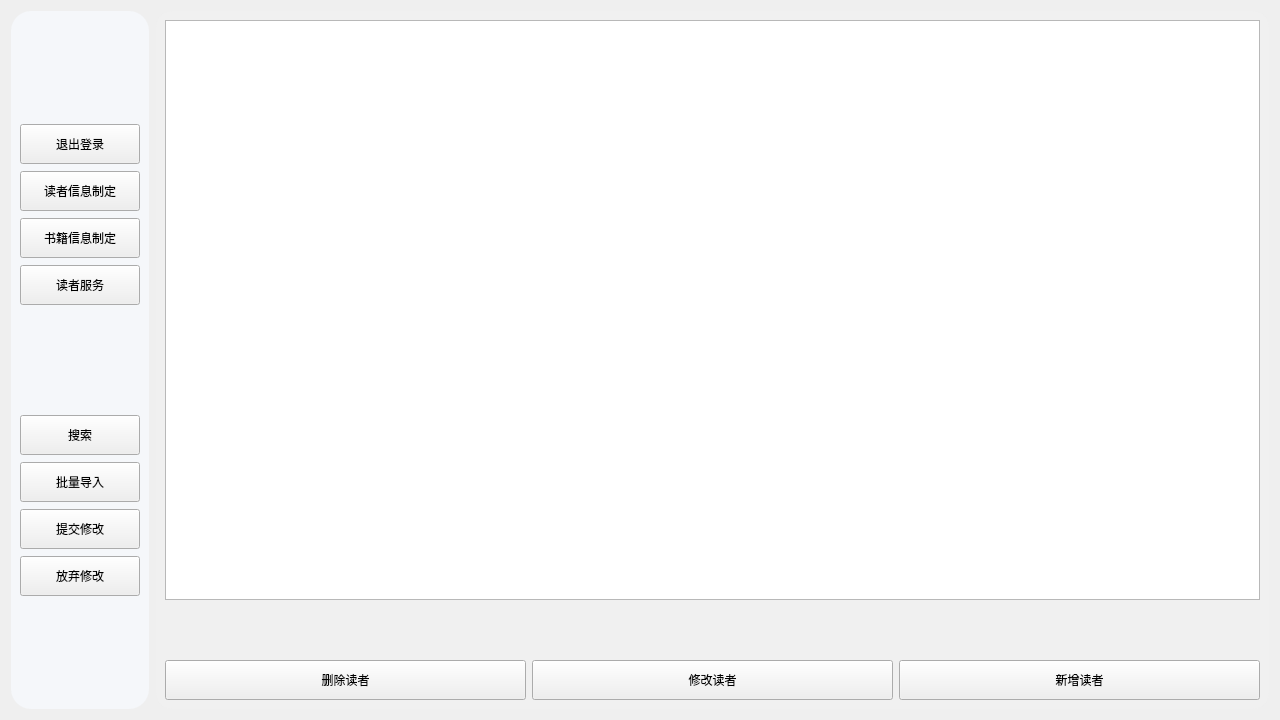
<?xml version="1.0" encoding="UTF-8"?>
<ui version="4.0">
 <class>AdminUI</class>
 <widget class="QMainWindow" name="AdminUI">
  <property name="geometry">
   <rect>
    <x>0</x>
    <y>0</y>
    <width>1280</width>
    <height>720</height>
   </rect>
  </property>
  <property name="minimumSize">
   <size>
    <width>1280</width>
    <height>720</height>
   </size>
  </property>
  <property name="windowTitle">
   <string>MainWindow</string>
  </property>
  <property name="styleSheet">
   <string notr="true">QMainWindow#AdminUI{background-image: url(:/bg/p2)};

</string>
  </property>
  <widget class="QWidget" name="centralwidget">
   <property name="styleSheet">
    <string notr="true">font: 75 12pt &quot;微软雅黑&quot;;</string>
   </property>
   <layout class="QGridLayout" name="gridLayout">
    <property name="leftMargin">
     <number>0</number>
    </property>
    <property name="topMargin">
     <number>0</number>
    </property>
    <property name="rightMargin">
     <number>0</number>
    </property>
    <property name="bottomMargin">
     <number>0</number>
    </property>
    <property name="spacing">
     <number>0</number>
    </property>
    <item row="0" column="0">
     <widget class="QWidget" name="w" native="true">
      <layout class="QHBoxLayout" name="horizontalLayout" stretch="0,1160">
       <property name="spacing">
        <number>7</number>
       </property>
       <property name="leftMargin">
        <number>11</number>
       </property>
       <property name="topMargin">
        <number>11</number>
       </property>
       <property name="rightMargin">
        <number>11</number>
       </property>
       <property name="bottomMargin">
        <number>11</number>
       </property>
       <item>
        <widget class="QWidget" name="nav" native="true">
         <property name="styleSheet">
          <string notr="true">QWidget#nav{background-color: rgba(246,248,252,200);
border-radius: 20px;}</string>
         </property>
         <layout class="QVBoxLayout" name="verticalLayout_2" stretch="133,40,40,40,40,133,40,40,40,40,133">
          <property name="spacing">
           <number>7</number>
          </property>
          <item>
           <spacer name="verticalSpacer_3">
            <property name="orientation">
             <enum>Qt::Vertical</enum>
            </property>
            <property name="sizeHint" stdset="0">
             <size>
              <width>20</width>
              <height>40</height>
             </size>
            </property>
           </spacer>
          </item>
          <item>
           <widget class="InteractiveButtonBase" name="adminLogout">
            <property name="sizePolicy">
             <sizepolicy hsizetype="Minimum" vsizetype="Minimum">
              <horstretch>0</horstretch>
              <verstretch>0</verstretch>
             </sizepolicy>
            </property>
            <property name="minimumSize">
             <size>
              <width>120</width>
              <height>40</height>
             </size>
            </property>
            <property name="text">
             <string>退出登录</string>
            </property>
           </widget>
          </item>
          <item>
           <widget class="InteractiveButtonBase" name="readerInfo">
            <property name="sizePolicy">
             <sizepolicy hsizetype="Minimum" vsizetype="Minimum">
              <horstretch>0</horstretch>
              <verstretch>0</verstretch>
             </sizepolicy>
            </property>
            <property name="minimumSize">
             <size>
              <width>0</width>
              <height>40</height>
             </size>
            </property>
            <property name="text">
             <string>读者信息制定</string>
            </property>
           </widget>
          </item>
          <item>
           <widget class="InteractiveButtonBase" name="bookInfo">
            <property name="sizePolicy">
             <sizepolicy hsizetype="Minimum" vsizetype="Minimum">
              <horstretch>0</horstretch>
              <verstretch>0</verstretch>
             </sizepolicy>
            </property>
            <property name="minimumSize">
             <size>
              <width>0</width>
              <height>40</height>
             </size>
            </property>
            <property name="text">
             <string>书籍信息制定</string>
            </property>
           </widget>
          </item>
          <item>
           <widget class="InteractiveButtonBase" name="readerService">
            <property name="sizePolicy">
             <sizepolicy hsizetype="Minimum" vsizetype="Minimum">
              <horstretch>0</horstretch>
              <verstretch>0</verstretch>
             </sizepolicy>
            </property>
            <property name="minimumSize">
             <size>
              <width>0</width>
              <height>40</height>
             </size>
            </property>
            <property name="text">
             <string>读者服务</string>
            </property>
           </widget>
          </item>
          <item>
           <spacer name="verticalSpacer">
            <property name="orientation">
             <enum>Qt::Vertical</enum>
            </property>
            <property name="sizeHint" stdset="0">
             <size>
              <width>20</width>
              <height>40</height>
             </size>
            </property>
           </spacer>
          </item>
          <item>
           <widget class="InteractiveButtonBase" name="searchButton">
            <property name="sizePolicy">
             <sizepolicy hsizetype="Minimum" vsizetype="Minimum">
              <horstretch>0</horstretch>
              <verstretch>0</verstretch>
             </sizepolicy>
            </property>
            <property name="minimumSize">
             <size>
              <width>0</width>
              <height>40</height>
             </size>
            </property>
            <property name="text">
             <string>搜索</string>
            </property>
           </widget>
          </item>
          <item>
           <widget class="InteractiveButtonBase" name="batchImportButton">
            <property name="sizePolicy">
             <sizepolicy hsizetype="Minimum" vsizetype="Minimum">
              <horstretch>0</horstretch>
              <verstretch>0</verstretch>
             </sizepolicy>
            </property>
            <property name="minimumSize">
             <size>
              <width>0</width>
              <height>40</height>
             </size>
            </property>
            <property name="text">
             <string>批量导入</string>
            </property>
           </widget>
          </item>
          <item>
           <widget class="InteractiveButtonBase" name="submitChange">
            <property name="sizePolicy">
             <sizepolicy hsizetype="Minimum" vsizetype="Minimum">
              <horstretch>0</horstretch>
              <verstretch>0</verstretch>
             </sizepolicy>
            </property>
            <property name="minimumSize">
             <size>
              <width>0</width>
              <height>40</height>
             </size>
            </property>
            <property name="text">
             <string>提交修改</string>
            </property>
           </widget>
          </item>
          <item>
           <widget class="InteractiveButtonBase" name="giveUpChange">
            <property name="sizePolicy">
             <sizepolicy hsizetype="Minimum" vsizetype="Minimum">
              <horstretch>0</horstretch>
              <verstretch>0</verstretch>
             </sizepolicy>
            </property>
            <property name="minimumSize">
             <size>
              <width>0</width>
              <height>40</height>
             </size>
            </property>
            <property name="text">
             <string>放弃修改</string>
            </property>
           </widget>
          </item>
          <item>
           <spacer name="verticalSpacer_2">
            <property name="orientation">
             <enum>Qt::Vertical</enum>
            </property>
            <property name="sizeHint" stdset="0">
             <size>
              <width>20</width>
              <height>40</height>
             </size>
            </property>
           </spacer>
          </item>
         </layout>
        </widget>
       </item>
       <item>
        <widget class="QStackedWidget" name="stackedWidget">
         <property name="styleSheet">
          <string notr="true">QStackedWidget#stackedWidget{background-color: rgba(240,240,240,220);border-radius: 16px;}</string>
         </property>
         <property name="currentIndex">
          <number>0</number>
         </property>
         <widget class="QWidget" name="ripage">
          <layout class="QGridLayout" name="gridLayout_4">
           <item row="0" column="0">
            <layout class="QVBoxLayout" name="verticalLayout_4" stretch="620,100">
             <item>
              <widget class="QTableView" name="readerInfoTable"/>
             </item>
             <item>
              <layout class="QVBoxLayout" name="verticalLayout" stretch="60,40">
               <item>
                <layout class="QHBoxLayout" name="horizontalLayout_3">
                 <item>
                  <widget class="LabeledEdit" name="readerIdInput" native="true">
                   <property name="sizePolicy">
                    <sizepolicy hsizetype="Minimum" vsizetype="Minimum">
                     <horstretch>0</horstretch>
                     <verstretch>0</verstretch>
                    </sizepolicy>
                   </property>
                  </widget>
                 </item>
                 <item>
                  <widget class="LabeledEdit" name="readerNameInput" native="true">
                   <property name="sizePolicy">
                    <sizepolicy hsizetype="Minimum" vsizetype="Preferred">
                     <horstretch>0</horstretch>
                     <verstretch>0</verstretch>
                    </sizepolicy>
                   </property>
                  </widget>
                 </item>
                 <item>
                  <widget class="LabeledEdit" name="readerEmailInput" native="true">
                   <property name="sizePolicy">
                    <sizepolicy hsizetype="Minimum" vsizetype="Preferred">
                     <horstretch>0</horstretch>
                     <verstretch>0</verstretch>
                    </sizepolicy>
                   </property>
                  </widget>
                 </item>
                 <item>
                  <widget class="LabeledEdit" name="readerPhoneInput" native="true">
                   <property name="sizePolicy">
                    <sizepolicy hsizetype="Minimum" vsizetype="Minimum">
                     <horstretch>0</horstretch>
                     <verstretch>0</verstretch>
                    </sizepolicy>
                   </property>
                  </widget>
                 </item>
                </layout>
               </item>
               <item>
                <layout class="QHBoxLayout" name="horizontalLayout_2" stretch="1,1,1">
                 <item>
                  <widget class="InteractiveButtonBase" name="deleteReader">
                   <property name="sizePolicy">
                    <sizepolicy hsizetype="Minimum" vsizetype="Minimum">
                     <horstretch>0</horstretch>
                     <verstretch>0</verstretch>
                    </sizepolicy>
                   </property>
                   <property name="minimumSize">
                    <size>
                     <width>120</width>
                     <height>40</height>
                    </size>
                   </property>
                   <property name="text">
                    <string>删除读者</string>
                   </property>
                  </widget>
                 </item>
                 <item>
                  <widget class="InteractiveButtonBase" name="editReader">
                   <property name="sizePolicy">
                    <sizepolicy hsizetype="Minimum" vsizetype="Minimum">
                     <horstretch>0</horstretch>
                     <verstretch>0</verstretch>
                    </sizepolicy>
                   </property>
                   <property name="minimumSize">
                    <size>
                     <width>120</width>
                     <height>40</height>
                    </size>
                   </property>
                   <property name="text">
                    <string>修改读者</string>
                   </property>
                  </widget>
                 </item>
                 <item>
                  <widget class="InteractiveButtonBase" name="addReader">
                   <property name="sizePolicy">
                    <sizepolicy hsizetype="Minimum" vsizetype="Minimum">
                     <horstretch>0</horstretch>
                     <verstretch>0</verstretch>
                    </sizepolicy>
                   </property>
                   <property name="minimumSize">
                    <size>
                     <width>120</width>
                     <height>40</height>
                    </size>
                   </property>
                   <property name="text">
                    <string>新增读者</string>
                   </property>
                  </widget>
                 </item>
                </layout>
               </item>
              </layout>
             </item>
            </layout>
           </item>
          </layout>
         </widget>
         <widget class="QWidget" name="bipage">
          <layout class="QGridLayout" name="gridLayout_5">
           <item row="0" column="0">
            <layout class="QVBoxLayout" name="verticalLayout_9" stretch="600,100">
             <item>
              <widget class="QTableView" name="bookInfoTable"/>
             </item>
             <item>
              <layout class="QVBoxLayout" name="verticalLayout_10" stretch="60,40">
               <item>
                <layout class="QHBoxLayout" name="horizontalLayout_8">
                 <item>
                  <widget class="LabeledEdit" name="bookISBNInput" native="true">
                   <property name="sizePolicy">
                    <sizepolicy hsizetype="Preferred" vsizetype="Minimum">
                     <horstretch>0</horstretch>
                     <verstretch>0</verstretch>
                    </sizepolicy>
                   </property>
                  </widget>
                 </item>
                 <item>
                  <widget class="LabeledEdit" name="bookAuthorInput" native="true"/>
                 </item>
                 <item>
                  <widget class="LabeledEdit" name="bookKeywordInput" native="true"/>
                 </item>
                 <item>
                  <widget class="LabeledEdit" name="bookClassInput" native="true"/>
                 </item>
                 <item>
                  <widget class="LabeledEdit" name="bookNameInput" native="true"/>
                 </item>
                 <item>
                  <widget class="LabeledEdit" name="bookKindInput" native="true"/>
                 </item>
                 <item>
                  <widget class="LabeledEdit" name="bookPublishingInput" native="true"/>
                 </item>
                </layout>
               </item>
               <item>
                <layout class="QHBoxLayout" name="horizontalLayout_9" stretch="1,1,1">
                 <item>
                  <widget class="InteractiveButtonBase" name="deleteBook">
                   <property name="sizePolicy">
                    <sizepolicy hsizetype="Minimum" vsizetype="Minimum">
                     <horstretch>0</horstretch>
                     <verstretch>0</verstretch>
                    </sizepolicy>
                   </property>
                   <property name="minimumSize">
                    <size>
                     <width>120</width>
                     <height>40</height>
                    </size>
                   </property>
                   <property name="text">
                    <string>删除书本</string>
                   </property>
                  </widget>
                 </item>
                 <item>
                  <widget class="InteractiveButtonBase" name="editBook">
                   <property name="sizePolicy">
                    <sizepolicy hsizetype="Minimum" vsizetype="Minimum">
                     <horstretch>0</horstretch>
                     <verstretch>0</verstretch>
                    </sizepolicy>
                   </property>
                   <property name="minimumSize">
                    <size>
                     <width>120</width>
                     <height>40</height>
                    </size>
                   </property>
                   <property name="text">
                    <string>修改书本</string>
                   </property>
                  </widget>
                 </item>
                 <item>
                  <widget class="InteractiveButtonBase" name="addBook">
                   <property name="sizePolicy">
                    <sizepolicy hsizetype="Minimum" vsizetype="Minimum">
                     <horstretch>0</horstretch>
                     <verstretch>0</verstretch>
                    </sizepolicy>
                   </property>
                   <property name="minimumSize">
                    <size>
                     <width>120</width>
                     <height>40</height>
                    </size>
                   </property>
                   <property name="text">
                    <string>新增书本</string>
                   </property>
                  </widget>
                 </item>
                </layout>
               </item>
              </layout>
             </item>
            </layout>
           </item>
          </layout>
         </widget>
         <widget class="QWidget" name="rspage">
          <property name="sizePolicy">
           <sizepolicy hsizetype="Fixed" vsizetype="Fixed">
            <horstretch>0</horstretch>
            <verstretch>0</verstretch>
           </sizepolicy>
          </property>
          <layout class="QGridLayout" name="gridLayout_3">
           <item row="0" column="0">
            <widget class="QWidget" name="gridWidget" native="true">
             <property name="sizePolicy">
              <sizepolicy hsizetype="Fixed" vsizetype="Fixed">
               <horstretch>0</horstretch>
               <verstretch>0</verstretch>
              </sizepolicy>
             </property>
             <property name="minimumSize">
              <size>
               <width>720</width>
               <height>240</height>
              </size>
             </property>
             <layout class="QGridLayout" name="gridLayout_2">
              <property name="leftMargin">
               <number>7</number>
              </property>
              <property name="topMargin">
               <number>7</number>
              </property>
              <property name="rightMargin">
               <number>7</number>
              </property>
              <property name="bottomMargin">
               <number>7</number>
              </property>
              <property name="spacing">
               <number>7</number>
              </property>
              <item row="0" column="1">
               <widget class="InteractiveButtonBase" name="readerReturn">
                <property name="sizePolicy">
                 <sizepolicy hsizetype="Minimum" vsizetype="Minimum">
                  <horstretch>0</horstretch>
                  <verstretch>0</verstretch>
                 </sizepolicy>
                </property>
                <property name="minimumSize">
                 <size>
                  <width>120</width>
                  <height>40</height>
                 </size>
                </property>
                <property name="text">
                 <string>读者还书</string>
                </property>
               </widget>
              </item>
              <item row="1" column="1">
               <widget class="InteractiveButtonBase" name="changePass">
                <property name="sizePolicy">
                 <sizepolicy hsizetype="Minimum" vsizetype="Minimum">
                  <horstretch>0</horstretch>
                  <verstretch>0</verstretch>
                 </sizepolicy>
                </property>
                <property name="minimumSize">
                 <size>
                  <width>120</width>
                  <height>40</height>
                 </size>
                </property>
                <property name="text">
                 <string>修改密码</string>
                </property>
               </widget>
              </item>
              <item row="0" column="0">
               <widget class="InteractiveButtonBase" name="readerBorrow">
                <property name="sizePolicy">
                 <sizepolicy hsizetype="Minimum" vsizetype="Minimum">
                  <horstretch>0</horstretch>
                  <verstretch>0</verstretch>
                 </sizepolicy>
                </property>
                <property name="minimumSize">
                 <size>
                  <width>120</width>
                  <height>40</height>
                 </size>
                </property>
                <property name="text">
                 <string>读者借书</string>
                </property>
               </widget>
              </item>
              <item row="1" column="0">
               <widget class="InteractiveButtonBase" name="lossOrbroke">
                <property name="sizePolicy">
                 <sizepolicy hsizetype="Minimum" vsizetype="Minimum">
                  <horstretch>0</horstretch>
                  <verstretch>0</verstretch>
                 </sizepolicy>
                </property>
                <property name="minimumSize">
                 <size>
                  <width>120</width>
                  <height>40</height>
                 </size>
                </property>
                <property name="text">
                 <string>丢失损坏处理</string>
                </property>
               </widget>
              </item>
             </layout>
            </widget>
           </item>
          </layout>
         </widget>
         <widget class="QWidget" name="inputReaderIDpage">
          <property name="sizePolicy">
           <sizepolicy hsizetype="Fixed" vsizetype="Fixed">
            <horstretch>0</horstretch>
            <verstretch>0</verstretch>
           </sizepolicy>
          </property>
          <property name="maximumSize">
           <size>
            <width>16777215</width>
            <height>16777215</height>
           </size>
          </property>
          <layout class="QGridLayout" name="gridLayout_6">
           <property name="leftMargin">
            <number>11</number>
           </property>
           <property name="rightMargin">
            <number>11</number>
           </property>
           <item row="0" column="0">
            <widget class="QWidget" name="widget" native="true">
             <property name="sizePolicy">
              <sizepolicy hsizetype="Fixed" vsizetype="Fixed">
               <horstretch>0</horstretch>
               <verstretch>0</verstretch>
              </sizepolicy>
             </property>
             <layout class="QVBoxLayout" name="verticalLayout_3" stretch="100,100,100">
              <property name="spacing">
               <number>7</number>
              </property>
              <property name="leftMargin">
               <number>7</number>
              </property>
              <property name="topMargin">
               <number>7</number>
              </property>
              <property name="rightMargin">
               <number>7</number>
              </property>
              <property name="bottomMargin">
               <number>7</number>
              </property>
              <item>
               <widget class="QLabel" name="label">
                <property name="minimumSize">
                 <size>
                  <width>300</width>
                  <height>100</height>
                 </size>
                </property>
                <property name="text">
                 <string>请输入读者ID</string>
                </property>
                <property name="alignment">
                 <set>Qt::AlignCenter</set>
                </property>
               </widget>
              </item>
              <item>
               <widget class="LabeledEdit" name="ridInput" native="true">
                <property name="minimumSize">
                 <size>
                  <width>300</width>
                  <height>100</height>
                 </size>
                </property>
               </widget>
              </item>
              <item>
               <widget class="InteractiveButtonBase" name="readerIdConfirmButton">
                <property name="sizePolicy">
                 <sizepolicy hsizetype="Minimum" vsizetype="Minimum">
                  <horstretch>0</horstretch>
                  <verstretch>0</verstretch>
                 </sizepolicy>
                </property>
                <property name="minimumSize">
                 <size>
                  <width>300</width>
                  <height>80</height>
                 </size>
                </property>
                <property name="text">
                 <string>确认</string>
                </property>
               </widget>
              </item>
             </layout>
            </widget>
           </item>
          </layout>
         </widget>
        </widget>
       </item>
      </layout>
     </widget>
    </item>
   </layout>
  </widget>
 </widget>
 <customwidgets>
  <customwidget>
   <class>InteractiveButtonBase</class>
   <extends>QPushButton</extends>
   <header location="global">interactive_buttons/interactivebuttonbase.h</header>
  </customwidget>
  <customwidget>
   <class>LabeledEdit</class>
   <extends>QWidget</extends>
   <header location="global">labeled_edit/labelededit.h</header>
   <container>1</container>
  </customwidget>
 </customwidgets>
 <tabstops>
  <tabstop>readerInfo</tabstop>
  <tabstop>bookInfo</tabstop>
  <tabstop>readerService</tabstop>
  <tabstop>searchButton</tabstop>
  <tabstop>submitChange</tabstop>
  <tabstop>giveUpChange</tabstop>
  <tabstop>deleteReader</tabstop>
  <tabstop>editReader</tabstop>
  <tabstop>addReader</tabstop>
  <tabstop>adminLogout</tabstop>
  <tabstop>readerInfoTable</tabstop>
  <tabstop>deleteBook</tabstop>
  <tabstop>editBook</tabstop>
  <tabstop>addBook</tabstop>
  <tabstop>readerBorrow</tabstop>
  <tabstop>readerReturn</tabstop>
  <tabstop>lossOrbroke</tabstop>
  <tabstop>changePass</tabstop>
  <tabstop>readerIdConfirmButton</tabstop>
  <tabstop>bookInfoTable</tabstop>
 </tabstops>
 <resources/>
 <connections/>
</ui>
